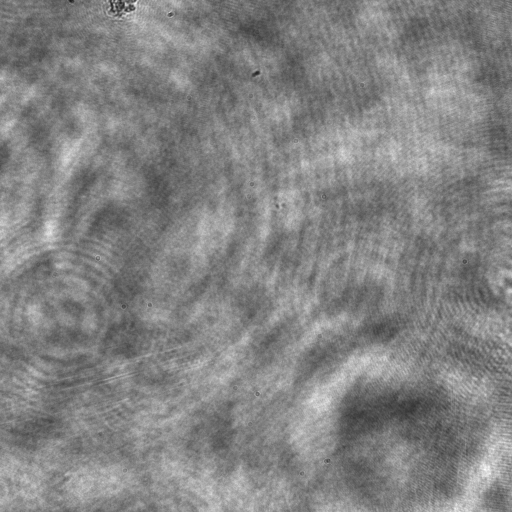
#> input picture Images test/100um_40x_14_nl.7eppfsqj.000000.bmp, 1024 x 1024 px, found by its file name (shown at 1/2 size); its folder holds 4 pictures in this run
$ python copy_and_crop.py
#> lines starting #> are read from the running program, lines starting #| are printed output that depends on the picture
import os
from PIL import Image
from pathlib import Path

def crop_center(image, crop_width, crop_height):
    """Recadre l'image au centre selon les dimensions spécifiées."""
    img_width, img_height = image.size
    left = (img_width - crop_width) // 2
    top = (img_height - crop_height) // 2
    right = left + crop_width
    bottom = top + crop_height
    return image.crop((left, top, right, bottom))

def process_images(source_dir, dest_dir, crop_width, crop_height):
    """
    Copie toutes les images du répertoire source vers le répertoire de destination
    après les avoir recadrées.

    :param source_dir: Répertoire source contenant les images
    :param dest_dir: Répertoire de destination
    :param crop_width: Largeur du recadrage
    :param crop_height: Hauteur du recadrage
    """
#> called with crop_width = 1024, crop_height = 512
    # Vérifier et créer le répertoire de destination s'il n'existe pas
    Path(dest_dir).mkdir(parents=True, exist_ok=True)

    for file_name in os.listdir(source_dir):
        file_path = os.path.join(source_dir, file_name)

        # Vérifier si le fichier est une image
        if file_name.lower().endswith((".png", ".jpg", ".jpeg", ".bmp", ".gif")):
            try:
                with Image.open(file_path) as img:
                    # Recadrer l'image
#> img is the input picture: PIL image 1024x1024 L; min 20, max 255, mean 131
                    cropped_img = crop_center(img, crop_width, crop_height)
#> in crop_center, `return image.crop((left, top, right, bottom))`:
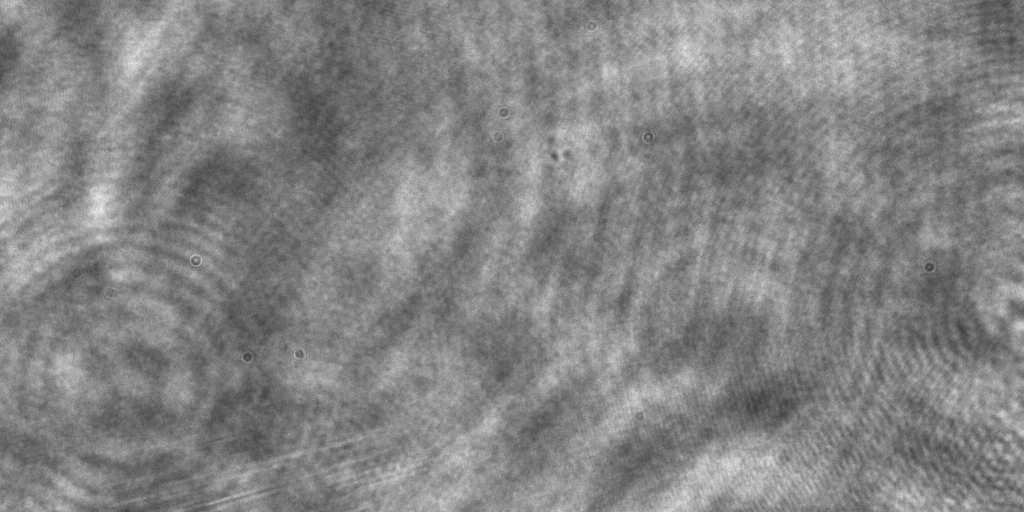
#> returned value: PIL image 1024x512 L; min 62, max 241, mean 131.8

                    # Sauvegarder l'image recadrée dans le répertoire de destination
                    dest_path = os.path.join(dest_dir, file_name)
                    cropped_img.save(dest_path)

                    print(f"Image {file_name} traitée et copiée.")
            except Exception as e:
                print(f"Erreur lors du traitement de l'image {file_name}: {e}")
#> pass 2 of the loop in process_images, `for file_name in os.listdir(source_dir):`:
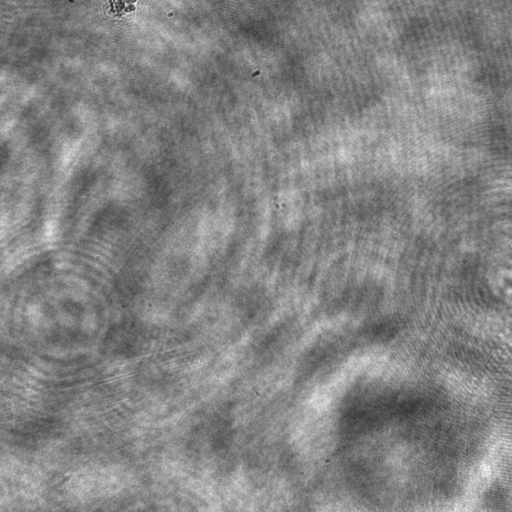
#> input picture Images test/100um_40x_14_nl.7eppfsqj.000001.bmp, 1024 x 1024 px, found by its file name (shown at 1/2 size)
#> in process_images, img is the input picture: PIL image 1024x1024 L; min 18, max 255, mean 131.2
#> in crop_center (call 2), `return image.crop((left, top, right, bottom))`:
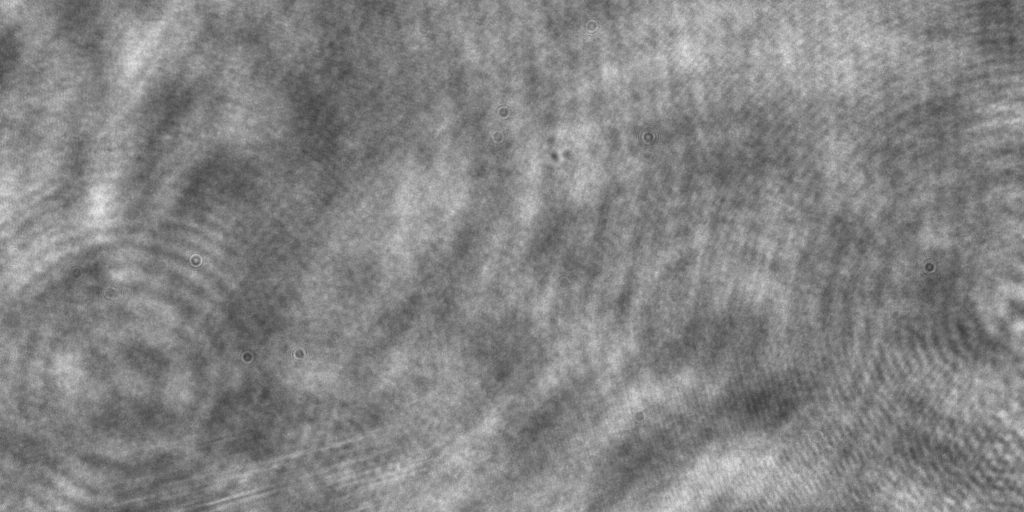
#> returned value: PIL image 1024x512 L; min 62, max 240, mean 131.9
#> pass 3 of the loop in process_images, `for file_name in os.listdir(source_dir):`:
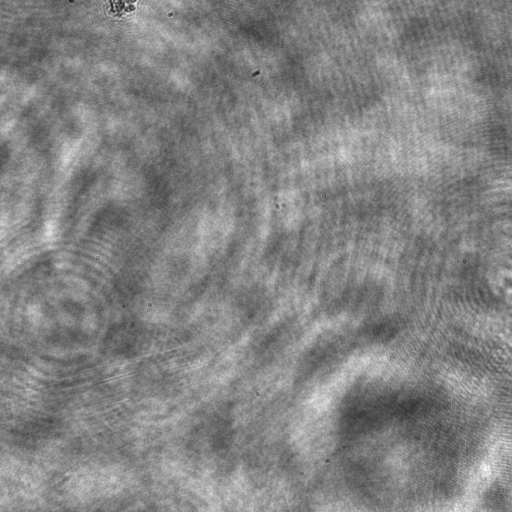
#> input picture Images test/100um_40x_14_nl.7eppfsqj.000002.bmp, 1024 x 1024 px, found by its file name (shown at 1/2 size)
#> in process_images, img is the input picture: PIL image 1024x1024 L; min 18, max 255, mean 131.2
#> in crop_center (call 3), `return image.crop((left, top, right, bottom))`:
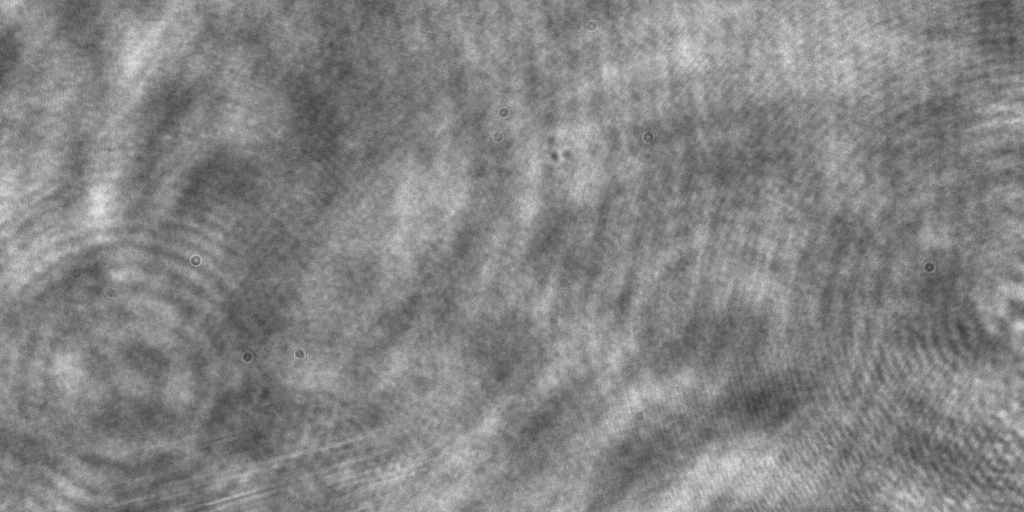
#> returned value: PIL image 1024x512 L; min 63, max 238, mean 132
#> the loop made 4 passes; the first 3 are shown

if __name__ == "__main__":
    # Spécifiez les chemins des répertoires source et destination
    source_directory = "C:\TRAVAIL\RepositoriesGithub\HoloTracker\Images test"
    destination_directory = "C:\TRAVAIL\RepositoriesGithub\HoloTracker\Images test 2"

    # Définir les dimensions du recadrage
    crop_width = 1024  # Largeur du recadrage
    crop_height = 512 # Hauteur du recadrage

    # Exécuter la fonction principale
    process_images(source_directory, destination_directory, crop_width, crop_height)
